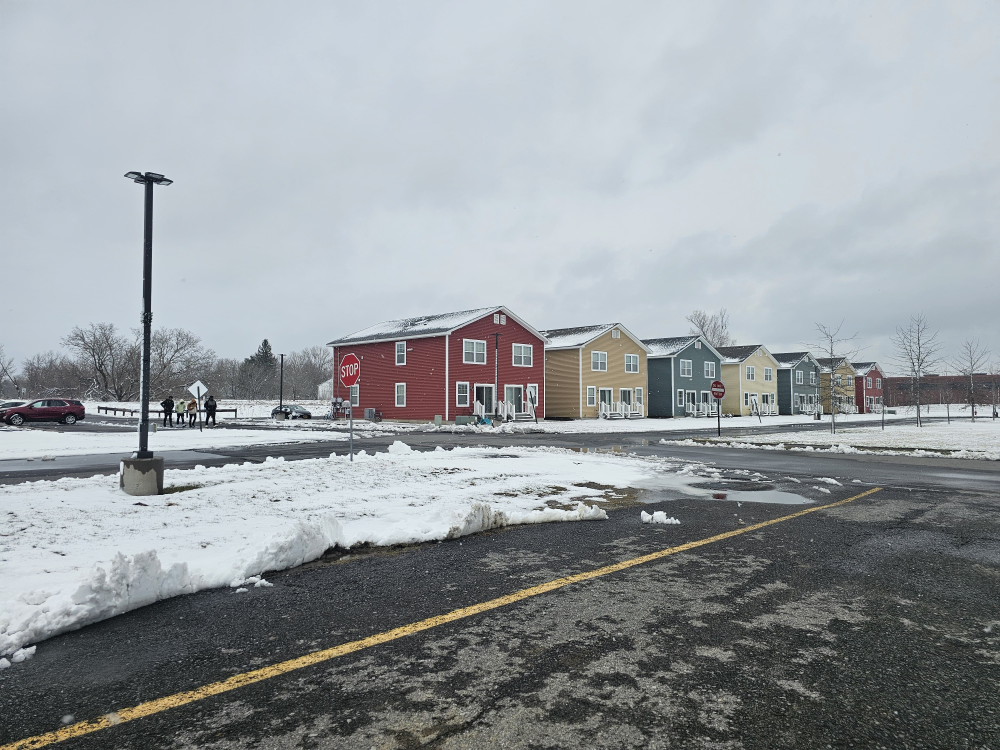
%> input picture Assignment 2/Input Images/im1.jpg, 4000 x 3000 px (shown at 1/4 size)
$ octave bonusPoints.m   (GNU Octave 9; MATLAB toolbox functions it lacks are replaced by stand-ins)
%> lines starting %> are read from the running program, lines starting %| are printed output that depends on the picture
clear all; close all; clc;


% converting images to gray scale and fitting to range 0-255 values
left=imread('Input Images/im1.jpg');
middle=imread('Input Images/im2.jpg');
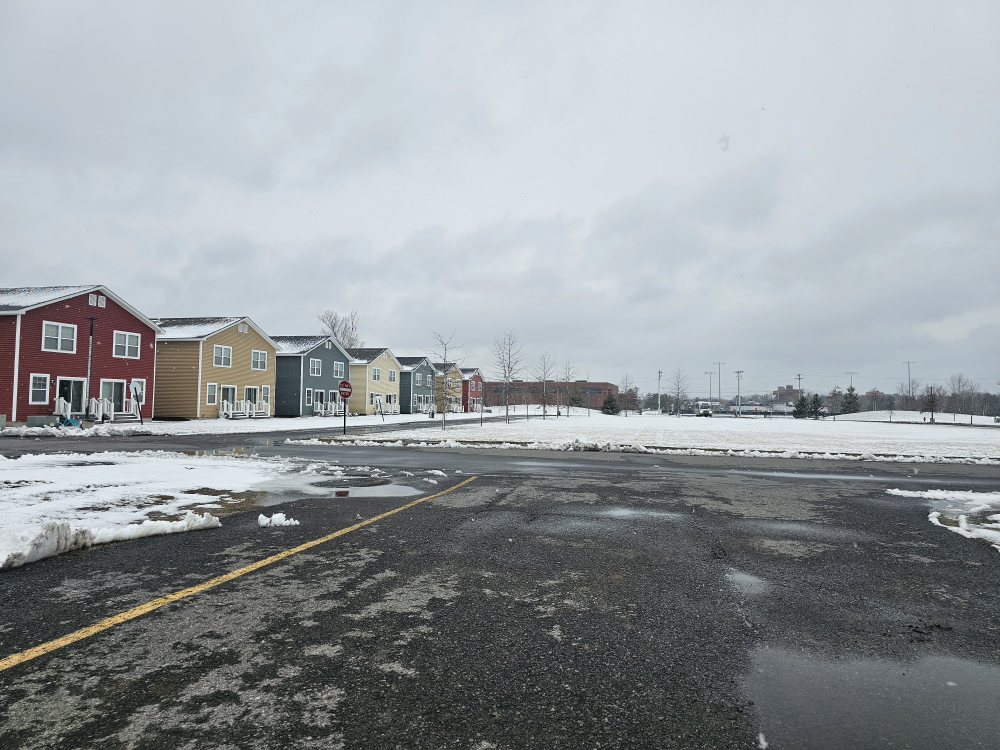
%> input picture Assignment 2/Input Images/im2.jpg, 4000 x 3000 px (shown at 1/4 size)
right=imread('Input Images/im3.jpg');
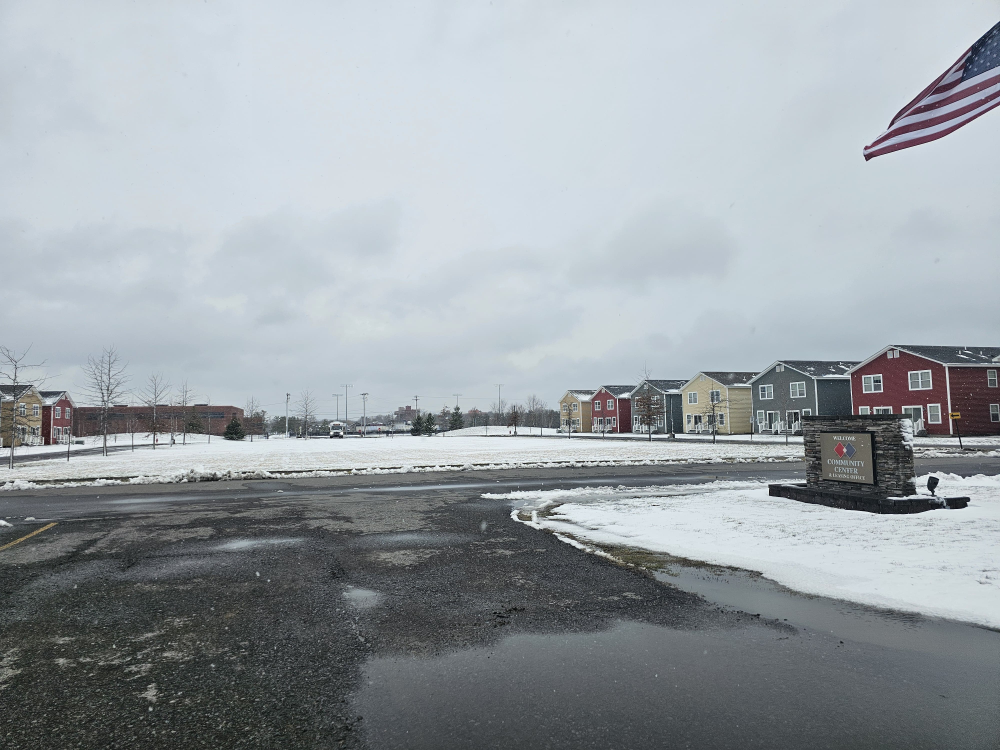
%> input picture Assignment 2/Input Images/im3.jpg, 4000 x 3000 px (shown at 1/4 size)
inputDouble1 = im2double(left);
inputDouble2 = im2double(middle);
inputDouble3 = im2double(right);
grayImageLeft = rgb2gray(inputDouble1);
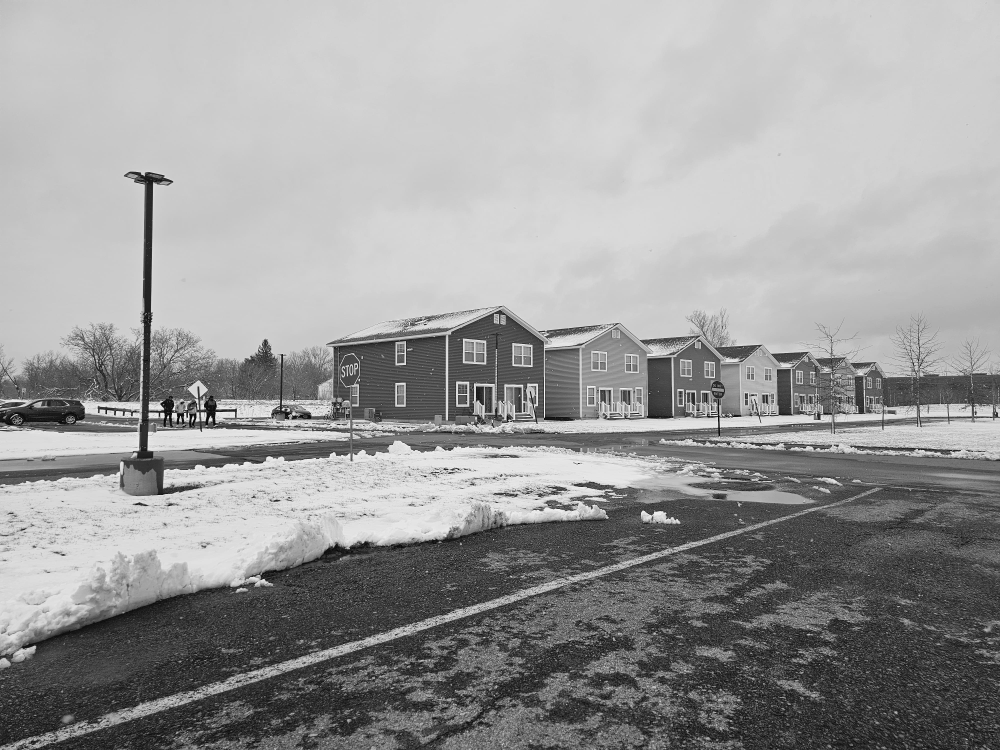
%> grayImageLeft: size 3000x4000 double (shown at 1/4 size); min 0, max 1, mean 0.607
grayImageMiddle = rgb2gray(inputDouble2);
grayImageRight = rgb2gray(inputDouble3);


% taking feature points from left and middle images

%> (the run ends here)
